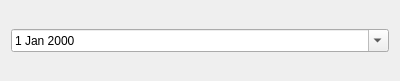
<?xml version="1.0" encoding="UTF-8"?>
<ui version="4.0">
 <class>Form</class>
 <widget class="QWidget" name="Form">
  <property name="geometry">
   <rect>
    <x>0</x>
    <y>0</y>
    <width>400</width>
    <height>81</height>
   </rect>
  </property>
  <property name="windowTitle">
   <string>Form</string>
  </property>
  <layout class="QVBoxLayout" name="verticalLayout">
   <item>
    <widget class="QDateEdit" name="dateEdit">
     <property name="calendarPopup">
      <bool>true</bool>
     </property>
    </widget>
   </item>
  </layout>
 </widget>
 <resources/>
 <connections/>
</ui>
